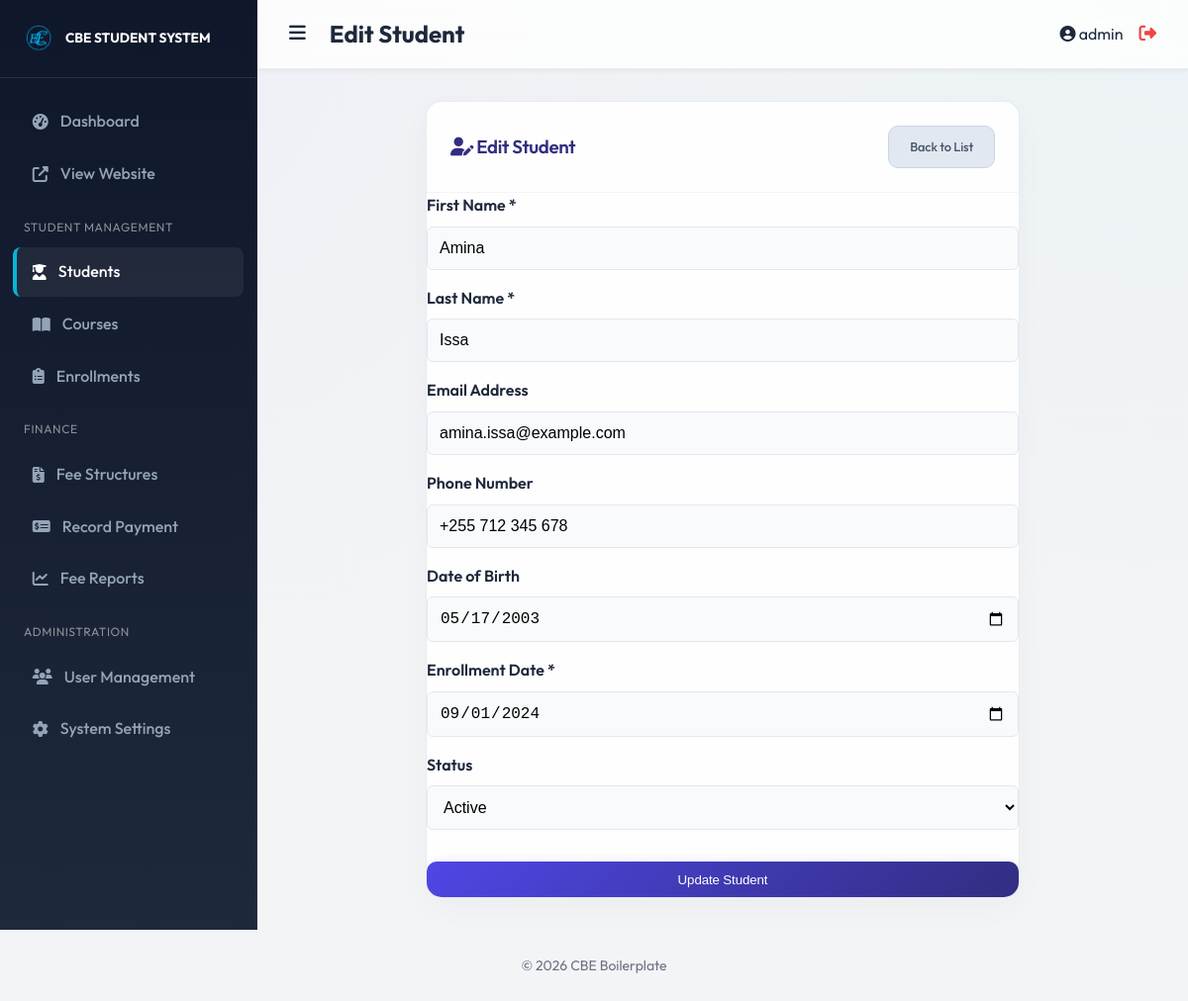
/modules/students/edit.php?id=1 (signed in), run on the app's committed database.
### tables this page shows
CREATE TABLE `students` (
  `id` int(11) NOT NULL AUTO_INCREMENT,
  `user_id` int(11) DEFAULT NULL,
  `first_name` varchar(100) NOT NULL,
  `last_name` varchar(100) NOT NULL,
  `email` varchar(100) DEFAULT NULL,
  `phone` varchar(50) DEFAULT NULL,
  `date_of_birth` date DEFAULT NULL,
  `enrollment_date` date NOT NULL,
  `status` enum('active','suspended','graduated') DEFAULT 'active',
  `created_at` timestamp NOT NULL DEFAULT current_timestamp(),
  PRIMARY KEY (`id`),
  KEY `user_id` (`user_id`),
  CONSTRAINT `students_ibfk_1` FOREIGN KEY (`user_id`) REFERENCES `users` (`id`) ON DELETE SET NULL
);

### config/database.php (called while the page is built, shortened)
<?php
$host = 'localhost';
$db = 'school_db';
$user = 'root';
$pass = '';
$charset = 'utf8mb4';
$dsn = "mysql:host=$host;dbname=$db;charset=$charset";
$options = [
     PDO::ATTR_ERRMODE => PDO::ERRMODE_EXCEPTION,
     PDO::ATTR_DEFAULT_FETCH_MODE => PDO::FETCH_ASSOC,
     PDO::ATTR_EMULATE_PREPARES => false,
];
try {
     $pdo = new PDO($dsn, $user, $pass, $options);
} catch (\PDOException $e) {
     throw new \PDOException($e->getMessage(), (int) $e->getCode());
}
require_once __DIR__ . '/../includes/classes/Student.php';
$studentObj = new Student($pdo);

### includes/classes/Student.php (called while the page is built, shortened)
<?php
class Student {
    private $pdo;
    public function __construct($pdo) {
        $this->pdo = $pdo;
    }
    public function getById($id) {
        $stmt = $this->pdo->prepare("SELECT * FROM students WHERE id = ?");
        $stmt->execute([$id]);
        return $stmt->fetch();
    }
}

### public/modules/students/edit.php (the view, shortened to what this page needs)
<?php
include __DIR__ . '/../../../includes/header.php';
$id = $_GET['id'] ?? 0;
$student = $studentObj->getById($id);
?>
<div class="card" style="max-width: 600px; margin: 0 auto;">
    <div class="card-header">
        <h3><i class="fas fa-user-edit"></i> Edit Student</h3>
        <a href="list.php" class="btn btn-secondary btn-sm" style="width:auto;">Back to List</a>
    </div>
    <div class="card-body">
        <form method="POST">
            <div class="form-group">
                <label>First Name *</label>
                <input type="text" name="first_name" class="form-control" value="<?php echo htmlspecialchars($student['first_name']); ?>" required>
            </div>
            <div class="form-group">
                <label>Last Name *</label>
                <input type="text" name="last_name" class="form-control" value="<?php echo htmlspecialchars($student['last_name']); ?>" required>
            </div>
            <div class="form-group">
                <label>Email Address</label>
                <input type="email" name="email" class="form-control" value="<?php echo htmlspecialchars($student['email'] ?? ''); ?>">
            </div>
            <div class="form-group">
                <label>Phone Number</label>
                <input type="text" name="phone" class="form-control" value="<?php echo htmlspecialchars($student['phone'] ?? ''); ?>">
            </div>
            <div class="form-group">
                <label>Date of Birth</label>
                <input type="date" name="date_of_birth" class="form-control" value="<?php echo $student['date_of_birth']; ?>">
            </div>
            <div class="form-group">
                <label>Enrollment Date *</label>
                <input type="date" name="enrollment_date" class="form-control" value="<?php echo $student['enrollment_date']; ?>" required>
            </div>
            <div class="form-group">
                <label>Status</label>
                <select name="status" class="form-control">
                    <option value="active" <?php echo $student['status'] === 'active' ? 'selected' : ''; ?>>Active</option>
                </select>
            </div>
            <button type="submit" class="btn btn-primary" style="margin-top: 1rem;">Update Student</button>
        </form>
    </div>
</div>
<?php include __DIR__ . '/../../../includes/footer.php'; ?>

### public/assets/css/main.css (style rules this page uses)
* { box-sizing: border-box; margin: 0; padding: 0; }
body { font-family: var(--font_family); background-color: var(--background); color: var(--text); line-height: 1.6; }
a { text-decoration: none; color: inherit; }
.form-group { margin-bottom: 1rem; }
.form-group label { display: block; margin-bottom: 0.5rem; font-weight: 600; }
.form-control { width: 100%; padding: 0.75rem; border: 1px solid #ddd; border-radius: 6px; font-size: 1rem; }
.btn { display: inline-block; padding: 0.75rem 1.5rem; border-radius: 6px; border: none; cursor: pointer; font-weight: 600; transition: all 0.3s ease; }
.btn-primary { background-color: var(--primary); color: white; width: 100%; }
.card { background: white; border-radius: 12px; box-shadow: 0 4px 6px rgba(0, 0, 0, 0.02); overflow: hidden; }
.card-header { padding: 1.5rem; border-bottom: 1px solid #f3f4f6; display: flex; justify-content: space-between; align-items: center; }
.btn-sm { padding: 0.4rem 0.8rem; font-size: 0.8rem; }
.btn-secondary { background-color: #6b7280; color: white; }
html { scroll-behavior: smooth; }
:root { --glass-bg: rgba(255, 255, 255, 0.7); --glass-border: rgba(255, 255, 255, 0.4); --glass-shadow: 0 8px 32px 0 rgba(31, 38, 135, 0.07); }
.card, .stat-card { border: none; border-radius: 16px; box-shadow: 0 4px 20px rgba(0,0,0,0.05); transition: transform 0.2s, box-shadow 0.2s; }
body { background-image: radial-gradient(at 0% 0%, rgba(79, 70, 229, 0.03) 0px, transparent 50%), radial-gradient(at 100% 0%, rgba(6, 182, 212, 0.03) 0px, transparent 50%); background-attachment: fixed; }
.card { background: rgba(255, 255, 255, 0.9); border: 1px solid rgba(226, 232, 240, 0.8); backdrop-filter: blur(8px); box-shadow: 0 10px 30px rgba(0, 0, 0, 0.03); margin-bottom: 2rem; }
.card-header h3 { font-weight: 600; letter-spacing: -0.02em; color: var(--secondary); }
.form-control { background-color: #f8fafc; border: 1.5px solid #e2e8f0; transition: all 0.3s ease; }
.btn { border-radius: 10px; display: inline-flex; align-items: center; justify-content: center; gap: 0.5rem; font-weight: 500; letter-spacing: -0.01em; padding: 0.65rem 1.3rem; }
.btn-primary { background: linear-gradient(135deg, var(--primary) 0%, var(--secondary) 100%) !important; color: white; box-shadow: 0 4px 12px rgba(79, 70, 229, 0.25); }
.btn-secondary { background: #e2e8f0 !important; color: #475569 !important; border: 1.5px solid #cbd5e1; }

### data on the page
students: first_name "Amina", last_name "Issa", email "amina.issa@example.com", phone "+255 712 345 678", date_of_birth "05/17/2003", enrollment_date "09/01/2024", status "Active"

### other printed values
get_setting('system_name', 'CBE SYSTEM') "CBE STUDENT SYSTEM"
$page_title "Edit Student"
$_SESSION['username'] "admin"
get_setting('footer_text', '© 2026 CBE Boilerplate') "© 2026 CBE Boilerplate"
